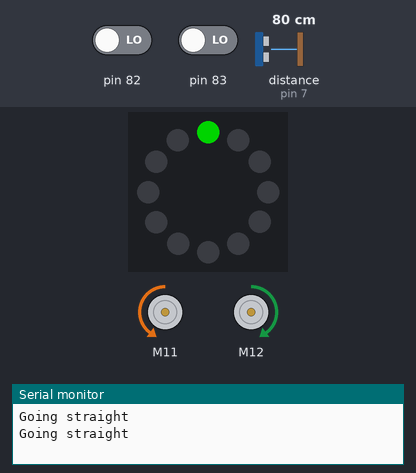
Bench run of a sketch on a simulated Arduino Uno, built for the host (arithmetic inside an expression is 32-bit, double 64-bit). On the bench: 12 RGB LEDs in a ring, first at the top, clockwise, 2 × DC motor (green arrow = forward, orange = backward, longer = faster), the last lines printed to the serial monitor. The inputs (shaded band) are chosen by the test bench; at power-on: distance to the obstacle (sensor on pin 7) 80 cm, pin 83 LOW, pin 82 LOW. Dim RGB values are drawn brighter than linear.

Above: at 1.5 s.
1.6 s: distance to the obstacle (sensor on pin 7) set to 11 cm
3.4 s: distance to the obstacle (sensor on pin 7) set to 8 cm
At 4.0 s:
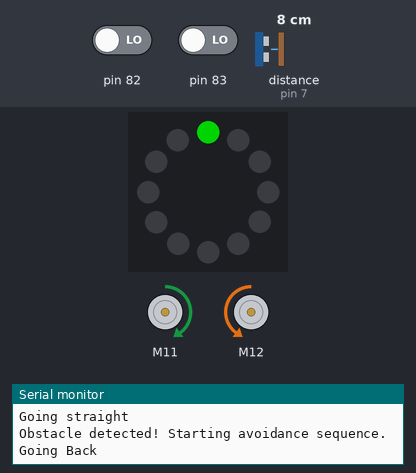
6.7 s: distance to the obstacle (sensor on pin 7) set to 14 cm
8.7 s: distance to the obstacle (sensor on pin 7) set to 17 cm
At 10.3 s:
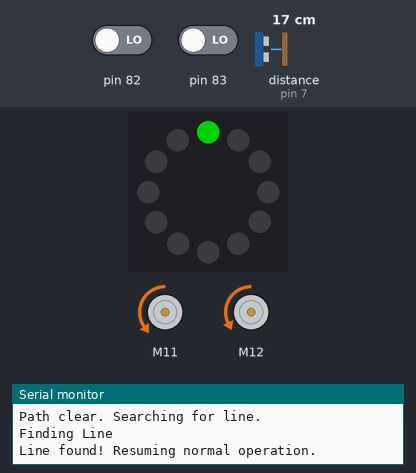
12.0 s: pin 83 driven HIGH
At 13.2 s:
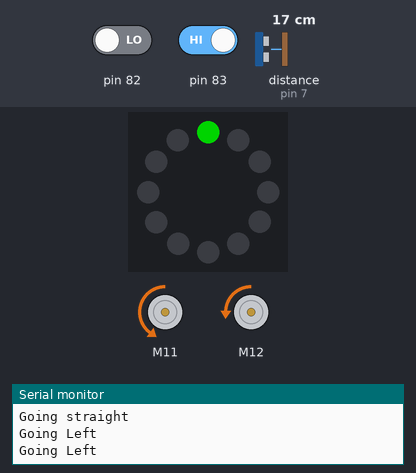
13.5 s: pin 83 driven LOW
At 14.4 s:
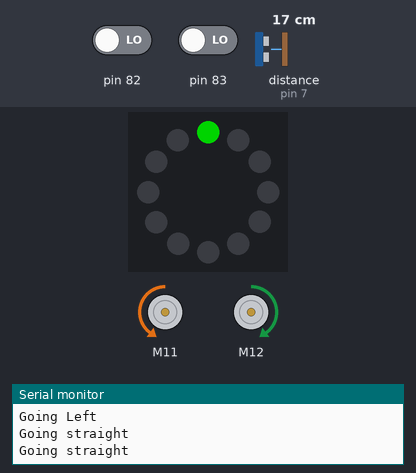
Timing chart, 0 to 16.0 s (numbered marks = the images above; inputs shaded):
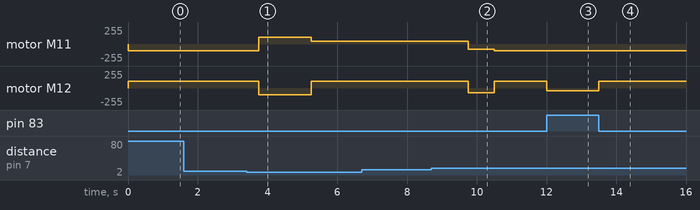

Measured:
- the behaviour switches between 10 and 9 cm on distance to the obstacle (sensor on pin 7) (found by bisection; images 0 and 1)
- the behaviour switches between 15 and 16 cm on distance to the obstacle (sensor on pin 7) (found by bisection; images 1 and 2)
- after the input at 3.4 s, motor M11: backward 100/255 → forward 100/255 after 0.35 s, → forward 40/255 1.5 s later; motor M12: forward 100/255 → backward 100/255 after 0.35 s, → forward 100/255 1.5 s later
- after the input at 8.7 s, motor M11: forward 40/255 → backward 80/255 after 1.1 s, → backward 100/255 0.75 s later; motor M12: forward 100/255 → backward 70/255 after 1.1 s, → forward 100/255 0.75 s later
- after the input at 12.0 s, motor M12: forward 100/255 → backward 40/255 at once
- after the input at 13.5 s, motor M12: backward 40/255 → forward 100/255 at once

The sketch:

testing5.ino
```cpp
#include <kaulab.h>

// 3 = no line
// 0 = both on line
// 2 = right on line
// 1 = left on line

// 1 = Right motor
// 2 = left motor

int statusR = 0;
int statusG = 0;
int statusB = 0;

int rightMotor = -100;
int leftMotor = 100;

boolean turningRight = false;
boolean turningLeft = false;

int avoidState = 0;          // 0=Normal, 1=Backing Up, 2=Turning Right, 3=Finding Line
unsigned long avoidStartTime = 0; // Tracks time for non-blocking delays


// ==================================================
// 1. UNIFIED SENSOR & CONTROL LOOP
// ==================================================
//void updateRobotState() {
//  int distance = zRobotGetUltraSensor();
//  int sensor = zRobotGetLineSensor();
//
//  if (distance >= 0 && distance < 10) {
//    handleObstacle(distance, sensor);
//  }
//  else {
//    handleLineFollowing(sensor);
//  }
//}

void updateRobotState() {
  int distance = zRobotGetUltraSensor();
  int sensor = zRobotGetLineSensor();


  if (avoidState > 0) {
    handleObstacle(distance, sensor);
  }
  else {
    if (distance >= 0 && distance < 10) {
      handleObstacle(distance, sensor);
    } else {
      handleLineFollowing(sensor);
    }
  }
}


// ==================================================
// 2. BEHAVIOR DECISIONS
// ==================================================
//void handleObstacle(int distance, int sensor) {
//  Serial.println("Obstacle detected! Avoiding.");
//
//  if (distance >= 0 && distance < 10) {
//    goBack();
//  } else if (distance < 13) {
//    goRight();
//  } else if (sensor == 3) {
//    findLine();
//  }
//}
void handleObstacle(int distance, int sensor) {
  // Trigger the sequence if we are in normal state and hit an obstacle
  if (avoidState == 0) {
    Serial.println("Obstacle detected! Starting avoidance sequence.");
    avoidState = 1;
    avoidStartTime = millis(); // Start the timer
  }

  // STEP 1: Back up for ~600ms (Adjust this number if 3cm takes more/less time)
  if (avoidState == 1) {
    goBack();
    if (millis() - avoidStartTime >= 600) {
      avoidState = 2;
      avoidStartTime = millis(); // Reset timer for the next step
      Serial.println("Backed up. Now turning right to go around.");
    }
  }

  // STEP 2: Turn right until the ultrasonic sensor sees open space (> 15 cm)
  else if (avoidState == 2) {
    goRight();
    int currentDist = zRobotGetUltraSensor(); // Read fresh distance
    // 15cm is a safe buffer. -1 is often returned by sensors when no obstacle is detected
    if (currentDist > 15 || currentDist == -1) {
      avoidState = 3;
      Serial.println("Path clear. Searching for line.");
    }
  }


  else if (avoidState == 3) {
    findLine();
    if (sensor == 0 || sensor == 3) {
      avoidState = 0;
      Serial.println("Line found! Resuming normal operation.");
    }
  }
}
void handleLineFollowing(int sensor) {
  if (sensor == 1) {
    goLeft();
  } else if (sensor == 2) {
    goRight();
  } else if (sensor == 0) {
    goStraight();
  } else if (sensor == 3) {
    findLine();
  }
}

// ==================================================
// 3. MOVEMENT FUNCTIONS
// ==================================================
void goRight() {
  turningRight = true;
  turningLeft = false;
  statusR = 0; statusG = 255; statusB = 0;
  zRobotSetMotorSpeed(1, -(rightMotor) - 60);
  zRobotSetMotorSpeed(2, leftMotor);
  Serial.println("Going Right");

}

void goLeft() {
  turningRight = false;
  turningLeft = true;
  statusR = 0; statusG = 255; statusB = 0;
  zRobotSetMotorSpeed(1, rightMotor);
  zRobotSetMotorSpeed(2, -leftMotor + 60);
  Serial.println("Going Left");

}

void findLine() {
  turningRight = false;
  turningLeft = false;
  statusR = 255; statusG = 255; statusB = 0;
  zRobotSetMotorSpeed(1, rightMotor + 20);
  zRobotSetMotorSpeed(2, -leftMotor + 30);
  Serial.println("Finding Line");

}

void goStraight() {
  turningRight = false;
  turningLeft = false;
  statusR = 0; statusG = 0; statusB = 0;
  zRobotSetMotorSpeed(1, rightMotor);
  zRobotSetMotorSpeed(2, leftMotor);
  Serial.println("Going straight");
}
void goBack() {
  zRobotSetMotorSpeed(1, -rightMotor);
  zRobotSetMotorSpeed(2, -leftMotor);
  Serial.println("Going Back");

}

// ==================================================
// 4. SETUP & LOOP
// ==================================================
void setup() {
  zInitialize();
  Serial.begin(9600);

  zScheduleTask(updateRobotState, 50, 40);

  zStart();
}

void loop() {

}
```

kaulab.h
```cpp
#include "MeAuriga.h"
#include "Arduino_FreeRTOS.h"
#include "semphr.h"

#define MAXIMUM_TASKS 10
#define ZSCHED_TRACE

int ztask_count;
struct zTask {
  int interval, runtime, lastrun, nextrun, actualtime;
  void *func;
  int id;
  TaskHandle_t *handle;
};
struct zTask zTaskList[MAXIMUM_TASKS];
int zTaskTrace = 0;
MeRGBLed zLedRing(0, 12);
void zTaskRunner(void *);
MeLineFollower zLineFollower(PORT_9);
MeUltrasonicSensor zUltraSonicSensor(PORT_7);
MeEncoderOnBoard zMotor1(SLOT1);
MeEncoderOnBoard zMotor2(SLOT2);

/**
 * Fetches information from the line follower
 * sensor. Can return values 0-3 depending on
 * senror state.
 */
uint8_t zRobotGetLineSensor() {
	return zLineFollower.readSensors();
}

/**
 * Fetches information from the ultrasonic distance
 * sensor. Returns a value from 0 - 400.
 */
uint8_t zRobotGetUltraSensor() {
	return zUltraSonicSensor.distanceCm();
}

/**
 * Sets the motor speed for motor 1 or 2
 *
 * @param speed set the motor speed to this
 * @param motor the motor which speed should change
 */
void zRobotSetMotorSpeed(int motor, int speed) {
	if (motor == 1) zMotor1.setMotorPwm(speed);
	if (motor == 2) zMotor2.setMotorPwm(speed);
}

/* Task Management */
int zTaskCompare(const void *cmp1, const void *cmp2) {
  struct zTask *a = (struct zTask *)cmp1;
  struct zTask *b = (struct zTask *)cmp2;
  return a->interval - b->interval;
}

/**
 * Delay time milliseconds, blocking other process execution.
 * Do not use any other delay method as it will break
 * scheduling.
 *
 * @param time delay time in milliseconds
 */
void zBlockingDelay(int time) {
  TickType_t currentTick = xTaskGetTickCount();
  while (xTaskGetTickCount() - currentTick < time)
    ;
}

void zSetAllLed(int r, int g, int b) {
  for (int i = 0; i < 12; i++)
    zLedRing.setColorAt(i, r, g, b);
  zLedRing.show();
}

void zSetOneLed(int led, int r, int g, int b) {
  for (int i = 0; i < 12; i++){
    if (led == i)
      zLedRing.setColorAt(i, r, g, b);
    else
      zLedRing.setColorAt(i, 0, 0, 0);
}
  zLedRing.show();
}

void zDie(int taskno, const char *reason) {
  vTaskSuspendAll();
  Serial.print("Task ");
  Serial.print(taskno);
  Serial.print(" hard failure due to: ");
  Serial.println(reason);
  Serial.println("HALT");
  zSetAllLed(0, 0, 0);
  zLedRing.setColorAt(taskno + 1, 255, 0, 0);
  zLedRing.setColorAt(0, 64, 64, 64);
  zLedRing.show();
  for (;;) delay(500);
}

/**
 * Schedule a task for periodic execution.
 *
 * @param func pointer to function that should run
 * @param interval the period of the function (T)
 * @param runtime the runtime of the function (C)
 */
void zScheduleTask(void *func, int interval, int runtime) {
  zTaskList[ztask_count].interval = interval;
  zTaskList[ztask_count].runtime = runtime;
  zTaskList[ztask_count].func = func;
  zTaskList[ztask_count].id = ztask_count;
  zTaskList[ztask_count].nextrun = interval;
  ztask_count = ztask_count + 1;
}

/**
 * Initialize the scheduler and robot. Run this before
 * any other functions. Will initialize Serial system
 * at 9600 baud.
 */
void zInitialize() {
  Serial.begin(9600);

  TCCR1A = _BV(WGM10);
  TCCR1B = _BV(CS11) | _BV(WGM12);
  TCCR2A = _BV(WGM21) | _BV(WGM20);
  TCCR2B = _BV(CS21);

  zMotor1.setMotionMode(DIRECT_MODE);
  zMotor2.setMotionMode(DIRECT_MODE);

  ztask_count = 0;
  zLedRing.setpin(44);
  zSetAllLed(0, 0, 0);
  zSetOneLed(0, 0, 128, 0);
  memset(zTaskList, 0, 10 * sizeof(struct zTask));
}

/**
 * Toggle debug information printing
 *
 * @param trace 1 for enable, 0 for disable
 */
void zTaskSetTrace(int trace) {
	zTaskTrace = trace;
}

SemaphoreHandle_t zLock;

/**
 * Start scheduler. After running this function
 * execution is yielded to the scheduler and normal
 * program function is stopped.
 */
void zStart() {
  zLock = xSemaphoreCreateBinary();
  xSemaphoreGive(zLock);
  qsort(zTaskList, ztask_count, sizeof(struct zTask), zTaskCompare);
  for (int i = 0; i < ztask_count; i++) {
    xTaskCreate(zTaskRunner, "MainTask", 128, &zTaskList[i], i, zTaskList[i].handle);
  }
}

void zPrintDebugEvent(struct zTask * task, int time, const char * text) {
  #ifdef ZSCHED_TRACE
	if (!zTaskTrace) return;
    Serial.print(time);
    Serial.print(": task ");
    Serial.print(task->id);
    Serial.print(" ");
    Serial.print(text);
    Serial.print(" { runtime: ");
    Serial.print(task->actualtime);
    Serial.println(" } ");
  #endif
}

void zTaskRunner(void *parm) {
  struct zTask *task = (struct zTask *)parm;
  for (;;) {
    //Before Running
    xSemaphoreTake(zLock, 0);
    int starttime = xTaskGetTickCount();
    zPrintDebugEvent(task, starttime, "start");
    if (starttime > task->nextrun) {
      zDie(task->id, "Did not start on time");
    }
    task->lastrun = starttime;
    xSemaphoreGive(zLock);

    //Run the code
    ((void (*)())task->func)();

    //After running
    xSemaphoreTake(zLock, 0);
    int endtime = xTaskGetTickCount();
    task->actualtime = endtime - starttime;
    if (endtime > task->nextrun) {
      zDie(task->id, "Finished after period end");
    }
    if (task->actualtime > task->runtime) {
      zDie(task->id, "Runtime exceeded computation time");
    }
    zPrintDebugEvent(task, starttime, "finished");
    task->nextrun = task->nextrun + task->interval;
    xSemaphoreGive(zLock);
    vTaskDelayUntil(&starttime, task->interval);
  }
}
```
